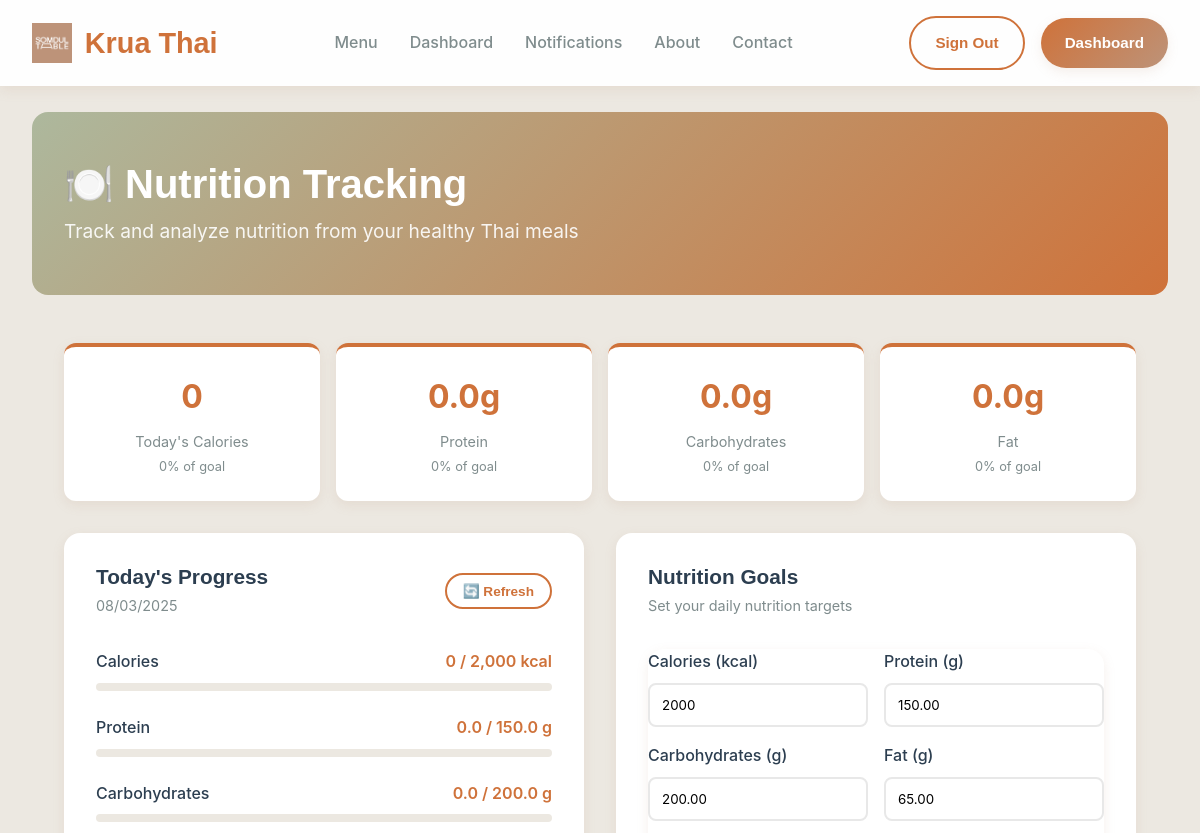
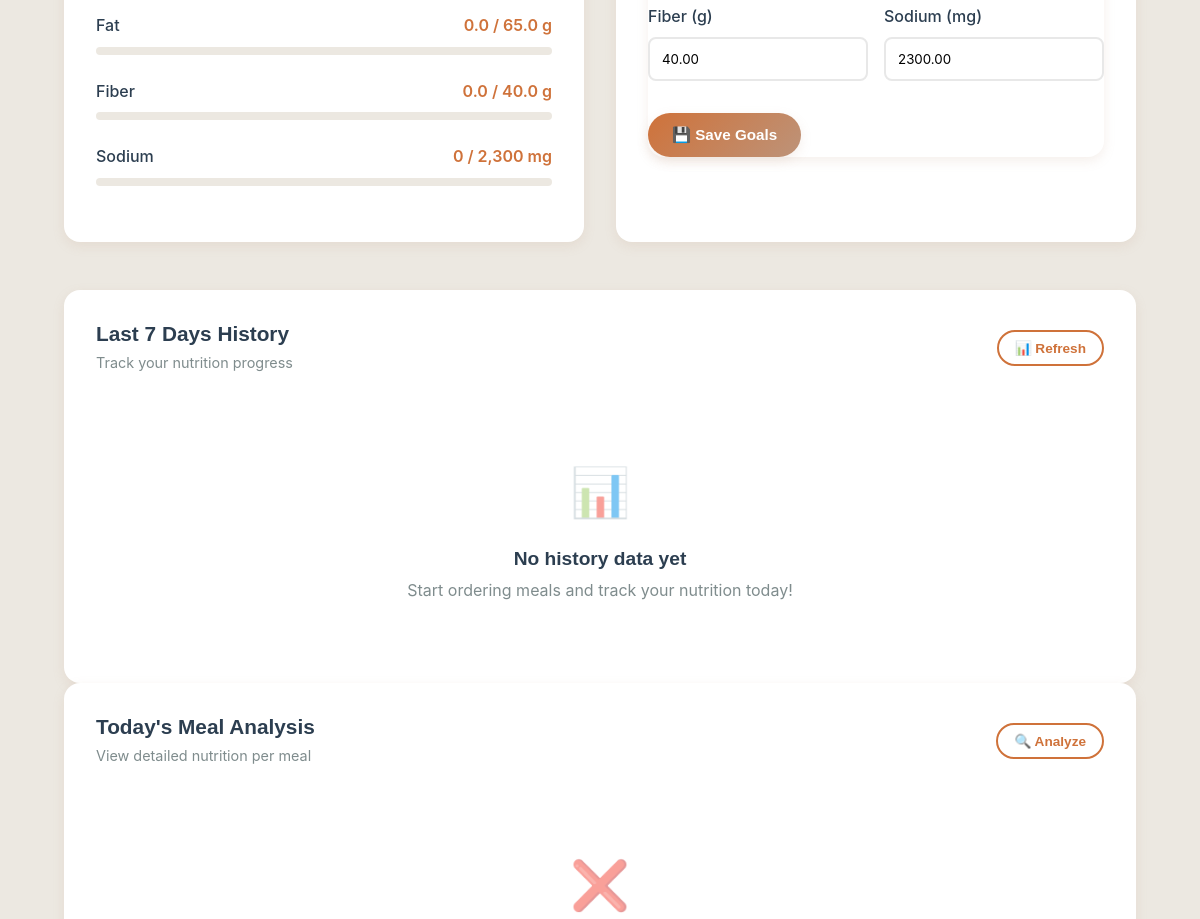
The app's page /KruaThai/nutrition-tracking.php (signed in, upper part), older data (2 pictures, top to bottom).
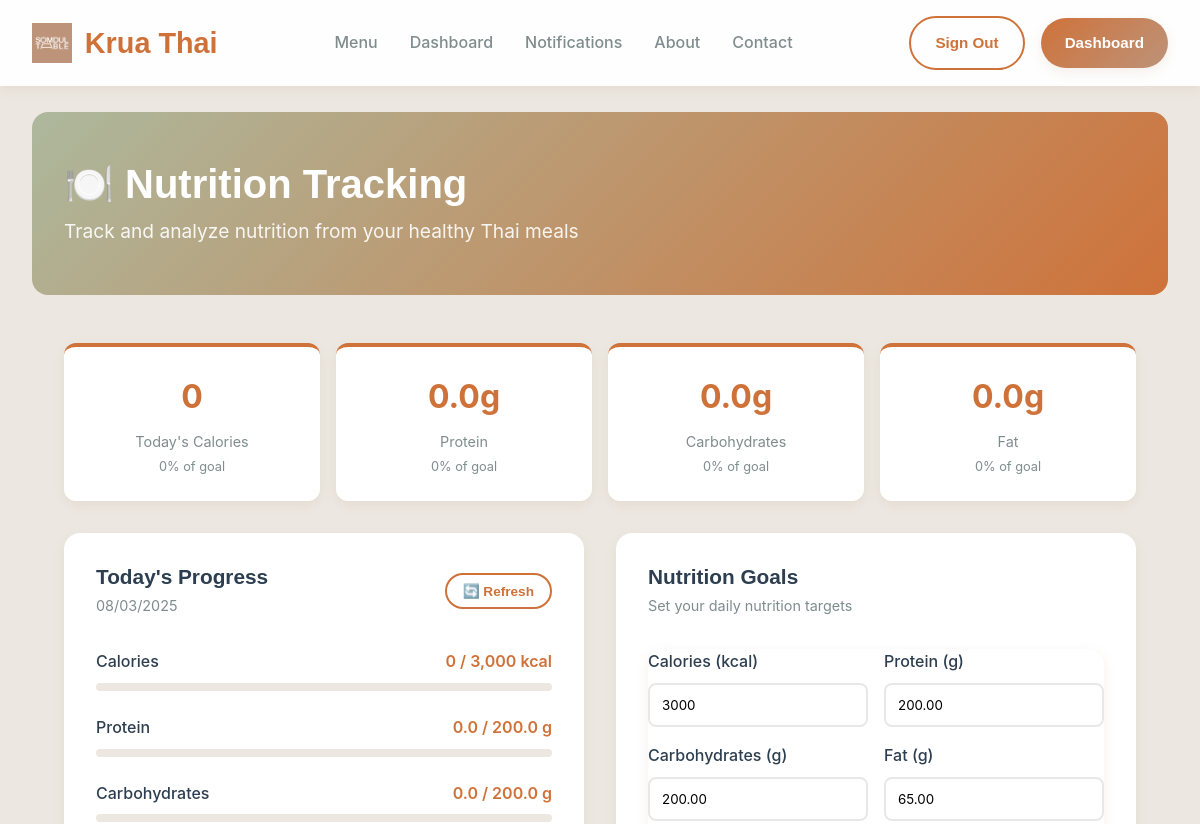
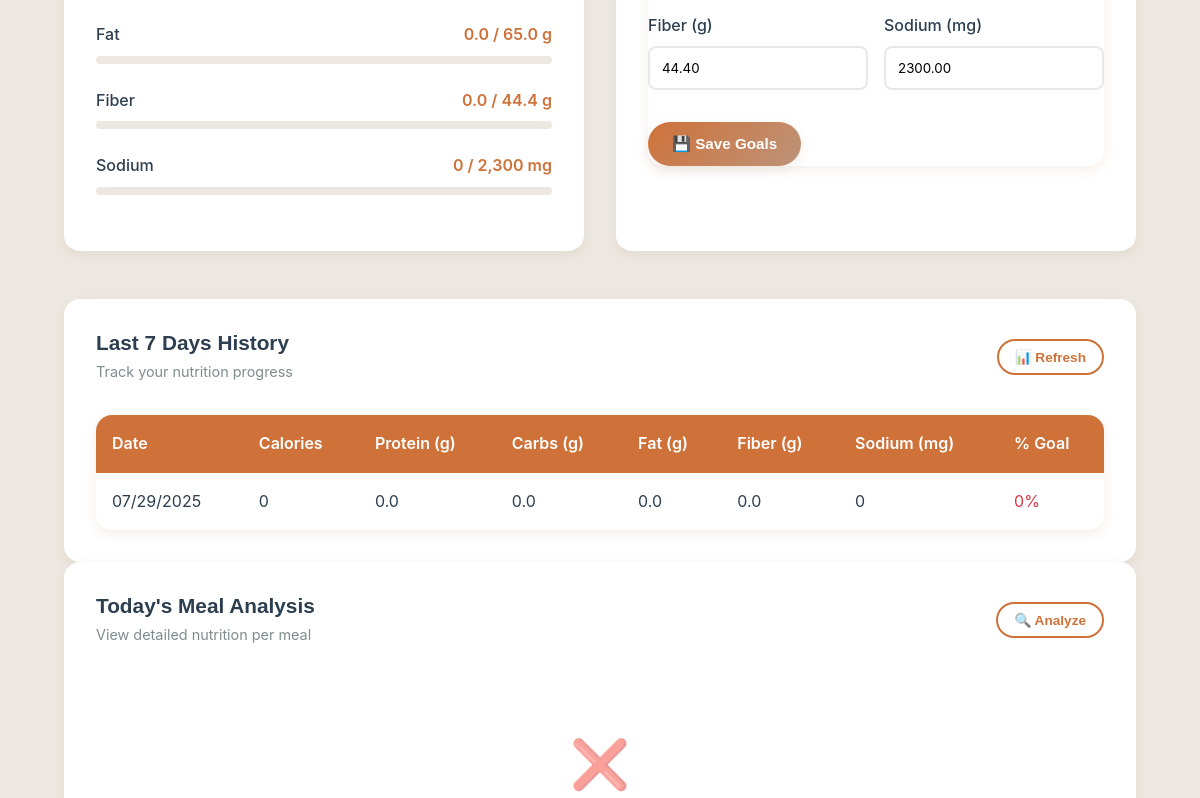
The same page, newer data (2 pictures, top to bottom).
### tables this page shows
CREATE TABLE `nutrition_goals` (
  `id` char(36) NOT NULL,
  `user_id` char(36) NOT NULL,
  `target_calories` int(11) DEFAULT NULL,
  `target_protein_g` decimal(5,2) DEFAULT NULL,
  `target_carbs_g` decimal(5,2) DEFAULT NULL,
  `target_fat_g` decimal(5,2) DEFAULT NULL,
  `target_fiber_g` decimal(5,2) DEFAULT NULL,
  `target_sodium_mg` decimal(7,2) DEFAULT NULL,
  `health_goals` longtext,
  `activity_level` enum('sedentary','lightly_active','moderately_active','very_active') DEFAULT 'moderately_active',
  `height_cm` decimal(5,2) DEFAULT NULL,
  `current_weight_kg` decimal(5,2) DEFAULT NULL,
  `target_weight_kg` decimal(5,2) DEFAULT NULL,
  `age` int(11) DEFAULT NULL,
  `medical_conditions` longtext,
  `medications` longtext,
  `is_active` tinyint(1) DEFAULT '1',
  `created_at` timestamp NOT NULL DEFAULT CURRENT_TIMESTAMP,
  `updated_at` timestamp NOT NULL DEFAULT CURRENT_TIMESTAMP ON UPDATE CURRENT_TIMESTAMP
);

CREATE TABLE `daily_nutrition_tracking` (
  `id` char(36) NOT NULL,
  `user_id` char(36) NOT NULL,
  `tracking_date` date NOT NULL,
  `total_calories` int(11) DEFAULT '0',
  `total_protein_g` decimal(5,2) DEFAULT '0.00',
  `total_carbs_g` decimal(5,2) DEFAULT '0.00',
  `total_fat_g` decimal(5,2) DEFAULT '0.00',
  `total_fiber_g` decimal(5,2) DEFAULT '0.00',
  `total_sodium_mg` decimal(7,2) DEFAULT '0.00',
  `goal_achievement_percentage` decimal(5,2) DEFAULT '0.00',
  `recommendations` longtext,
  `krua_thai_meals_count` int(11) DEFAULT '0',
  `krua_thai_calories` int(11) DEFAULT '0',
  `weight_kg` decimal(5,2) DEFAULT NULL,
  `created_at` timestamp NOT NULL DEFAULT CURRENT_TIMESTAMP,
  `updated_at` timestamp NOT NULL DEFAULT CURRENT_TIMESTAMP ON UPDATE CURRENT_TIMESTAMP
);

### KruaThai/nutrition-tracking.php (the view, shortened to what the changed rows need)
<?php
$user_id = $_SESSION['user_id'];
try {
    $database = new Database();
    $pdo = $database->getConnection();
    $stmt = $pdo->prepare("
        SELECT * FROM nutrition_goals
        WHERE user_id = ? AND is_active = 1
        ORDER BY created_at DESC LIMIT 1
    ");
    $stmt->execute([$user_id]);
    $nutrition_goals = $stmt->fetch(PDO::FETCH_ASSOC);
    $stmt = $pdo->prepare("
        SELECT * FROM daily_nutrition_tracking
        WHERE user_id = ?
        ORDER BY tracking_date DESC
        LIMIT 7
    ");
    $stmt->execute([$user_id]);
    $tracking_data = $stmt->fetchAll(PDO::FETCH_ASSOC);
    $today = date('Y-m-d');
    $stmt = $pdo->prepare("
        SELECT * FROM daily_nutrition_tracking
        WHERE user_id = ? AND tracking_date = ?
    ");
    $stmt->execute([$user_id, $today]);
    $today_data = $stmt->fetch(PDO::FETCH_ASSOC);
    if (!$today_data) {
        $today_data = [
            'total_calories' => 0,
            'total_protein_g' => 0,
            'total_carbs_g' => 0,
            'total_fat_g' => 0,
            'total_fiber_g' => 0,
            'total_sodium_mg' => 0,
            'total_sugar_g' => 0,
            'goal_achievement_percentage' => 0
        ];
    }
} catch (Exception $e) {
    error_log("Nutrition data error: " . $e->getMessage());
    $current_user = [
        'first_name' => $_SESSION['first_name'] ?? 'User',
        'last_name' => $_SESSION['last_name'] ?? ''
    ];
    $nutrition_goals = [
        'target_calories' => 2000,
        'target_protein_g' => 150,
        'target_carbs_g' => 200,
        'target_fat_g' => 65,
        'target_fiber_g' => 25,
        'target_sodium_mg' => 2300
    ];
    $tracking_data = [];
    $today_data = [
        'total_calories' => 0,
        'total_protein_g' => 0,
        'total_carbs_g' => 0,
        'total_fat_g' => 0,
        'total_fiber_g' => 0,
        'total_sodium_mg' => 0,
        'total_sugar_g' => 0,
        'goal_achievement_percentage' => 0
    ];
}
?>
<!DOCTYPE html>
<html lang="en">
<head>
</head>
<body>
    <div class="main-content">
        <div class="nutrition-header">
            <div class="container">
                <h1>🍽️ Nutrition Tracking</h1>
            </div>
        </div>
        <div class="container">
            <div class="summary-grid">
                <div class="summary-card">
                    <div class="summary-value" id="todayCalories"><?= number_format($today_data['total_calories']) ?></div>
                    <div class="summary-label">Today's Calories</div>
                    <div class="summary-progress">
                        <?= $nutrition_goals['target_calories'] ? round(($today_data['total_calories'] / $nutrition_goals['target_calories']) * 100) : 0 ?>% of goal
                    </div>
                </div>
                <div class="summary-card">
                    <div class="summary-value" id="todayProtein"><?= number_format($today_data['total_protein_g'], 1) ?>g</div>
                    <div class="summary-label">Protein</div>
                    <div class="summary-progress">
                        <?= $nutrition_goals['target_protein_g'] ? round(($today_data['total_protein_g'] / $nutrition_goals['target_protein_g']) * 100) : 0 ?>% of goal
                    </div>
                </div>
                <div class="summary-card">
                    <div class="summary-value" id="todayCarbs"><?= number_format($today_data['total_carbs_g'], 1) ?>g</div>
                    <div class="summary-label">Carbohydrates</div>
                    <div class="summary-progress">
                        <?= $nutrition_goals['target_carbs_g'] ? round(($today_data['total_carbs_g'] / $nutrition_goals['target_carbs_g']) * 100) : 0 ?>% of goal
                    </div>
                </div>
                <div class="summary-card">
                    <div class="summary-value" id="todayFat"><?= number_format($today_data['total_fat_g'], 1) ?>g</div>
                    <div class="summary-label">Fat</div>
                    <div class="summary-progress">
                        <?= $nutrition_goals['target_fat_g'] ? round(($today_data['total_fat_g'] / $nutrition_goals['target_fat_g']) * 100) : 0 ?>% of goal
                    </div>
                </div>
            </div>
            <div class="nutrition-grid">
                <div class="nutrition-card">
                    <div class="progress-container">
                        <div class="progress-header">
                            <span class="progress-label">Calories</span>
                            <span class="progress-value">
                                <?= number_format($today_data['total_calories']) ?> / <?= number_format($nutrition_goals['target_calories']) ?> kcal
                            </span>
                        </div>
                    </div>
                    <div class="progress-container">
                        <div class="progress-header">
                            <span class="progress-label">Protein</span>
                            <span class="progress-value">
                                <?= number_format($today_data['total_protein_g'], 1) ?> / <?= number_format($nutrition_goals['target_protein_g'], 1) ?> g
                            </span>
                        </div>
                    </div>
                    <div class="progress-container">
                        <div class="progress-header">
                            <span class="progress-label">Carbohydrates</span>
                            <span class="progress-value">
                                <?= number_format($today_data['total_carbs_g'], 1) ?> / <?= number_format($nutrition_goals['target_carbs_g'], 1) ?> g
                            </span>
                        </div>
                    </div>
                    <div class="progress-container">
                        <div class="progress-header">
                            <span class="progress-label">Fat</span>
                            <span class="progress-value">
                                <?= number_format($today_data['total_fat_g'], 1) ?> / <?= number_format($nutrition_goals['target_fat_g'], 1) ?> g
                            </span>
                        </div>
                    </div>
                    <div class="progress-container">
                        <div class="progress-header">
                            <span class="progress-label">Fiber</span>
                            <span class="progress-value">
                                <?= number_format($today_data['total_fiber_g'], 1) ?> / <?= number_format($nutrition_goals['target_fiber_g'], 1) ?> g
                            </span>
                        </div>
                    </div>
                    <div class="progress-container">
                        <div class="progress-header">
                            <span class="progress-label">Sodium</span>
                            <span class="progress-value">
                                <?= number_format($today_data['total_sodium_mg']) ?> / <?= number_format($nutrition_goals['target_sodium_mg']) ?> mg
                            </span>
                        </div>
                    </div>
                </div>
                <div class="nutrition-card">
                    <form id="goalsForm" class="goals-form" style="padding: 0;">
                        <div class="form-grid">
                            <div class="form-group">
                                <label class="form-label">Calories (kcal)</label>
                                <input type="number" id="targetCalories" class="form-input"
                                       value="<?= $nutrition_goals['target_calories'] ?>" min="1200" max="5000">
                            </div>
                            <div class="form-group">
                                <label class="form-label">Protein (g)</label>
                                <input type="number" id="targetProtein" class="form-input"
                                       value="<?= $nutrition_goals['target_protein_g'] ?>" min="50" max="300" step="0.1">
                            </div>
                            <div class="form-group">
                                <label class="form-label">Carbohydrates (g)</label>
                                <input type="number" id="targetCarbs" class="form-input"
                                       value="<?= $nutrition_goals['target_carbs_g'] ?>" min="100" max="500" step="0.1">
                            </div>
                            <div class="form-group">
                                <label class="form-label">Fat (g)</label>
                                <input type="number" id="targetFat" class="form-input"
                                       value="<?= $nutrition_goals['target_fat_g'] ?>" min="30" max="200" step="0.1">
                            </div>
                            <div class="form-group">
                                <label class="form-label">Fiber (g)</label>
                                <input type="number" id="targetFiber" class="form-input"
                                       value="<?= $nutrition_goals['target_fiber_g'] ?>" min="15" max="50" step="0.1">
                            </div>
                            <div class="form-group">
                                <label class="form-label">Sodium (mg)</label>
                                <input type="number" id="targetSodium" class="form-input"
                                       value="<?= $nutrition_goals['target_sodium_mg'] ?>" min="1000" max="4000">
                            </div>
                        </div>
                    </form>
                </div>
            </div>
            <div class="nutrition-card">
                <div id="historyTable">
                    <?php if (!empty($tracking_data)): ?>
                    <table class="data-table">
                        <thead>
                            <tr>
                                <th>Date</th>
                                <th>Calories</th>
                                <th>Protein (g)</th>
                                <th>Carbs (g)</th>
                                <th>Fat (g)</th>
                                <th>Fiber (g)</th>
                                <th>Sodium (mg)</th>
                                <th>% Goal</th>
                            </tr>
                        </thead>
                        <tbody>
                            <?php foreach ($tracking_data as $day): ?>
                            <tr>
                                <td><?= date('m/d/Y', strtotime($day['tracking_date'])) ?></td>
                                <td><?= number_format($day['total_calories']) ?></td>
                                <td><?= number_format($day['total_protein_g'], 1) ?></td>
                                <td><?= number_format($day['total_carbs_g'], 1) ?></td>
                                <td><?= number_format($day['total_fat_g'], 1) ?></td>
                                <td><?= number_format($day['total_fiber_g'], 1) ?></td>
                                <td><?= number_format($day['total_sodium_mg']) ?></td>
                                <td>
                                    <span style="color: <?= $day['goal_achievement_percentage'] >= 80 ? 'var(--success)' : ($day['goal_achievement_percentage'] >= 50 ? 'var(--warning)' : 'var(--danger)') ?>">
                                        <?= number_format($day['goal_achievement_percentage']) ?>%
                                    </span>
                                </td>
                            </tr>
                            <?php endforeach; ?>
                        </tbody>
                    </table>
                    <?php else: ?>
                    <div class="empty-state">
                        <div class="empty-icon">📊</div>
                        <h3>No history data yet</h3>
                        <p>Start ordering meals and track your nutrition today!</p>
                    </div>
                    <?php endif; ?>
                </div>
            </div>
        </div>
    </div>
</body>
</html>

Row changes from the older to the newer data that the page shows:
added daily_nutrition_tracking: total_calories "0", total_protein_g "0.0", total_protein_g.target_protein_g "0", total_carbs_g "0.0", total_carbs_g.target_carbs_g "0", total_fat_g "0.0", total_fat_g.target_fat_g "0", total_fiber_g "0.0", total_sodium_mg "0", tracking_date "07/29/2025", goal_achievement_percentage "0"
changed nutrition_goals: target_calories "2,000" → "3,000"; target_protein_g "150.0" → "200.0"; target_fiber_g "40.0" → "44.4"; target_calories "2000" → "3000"; target_protein_g "150.00" → "200.00"; target_fiber_g "40.00" → "44.40"
Text that changed along with them:
$today_data['total_calories']: "0" → (not shown)
$today_data['total_protein_g']: "0.0" → (not shown)
$today_data['total_carbs_g']: "0.0" → (not shown)
$today_data['total_fat_g']: "0.0" → (not shown)
$today_data['total_fiber_g']: "0.0" → (not shown)
$today_data['total_sodium_mg']: "0" → (not shown)
text no longer shown: "📊 No history data yet Start ordering meals and track your nutrition today!"
text now shown: "Date Calories Protein (g) Carbs (g) Fat (g) Fiber (g) Sodium (mg) % Goal"
